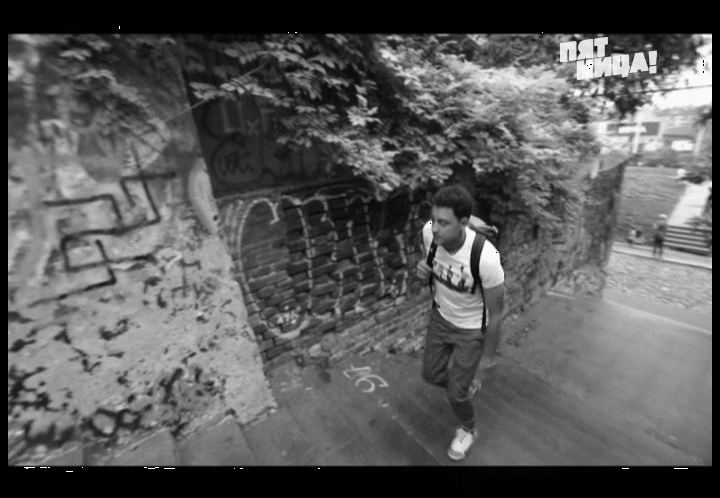
#> input picture 5.jpg, 720 x 498 px, found by its file name
$ python analysis.py lena.tif 5.jpg
#> lines starting #> are read from the running program, lines starting #| are printed output that depends on the picture; long printed decimals are rounded
#! /usr/bin/python3

from PIL import Image, ImageDraw, ImageFont
import numpy as np
import random
import matplotlib.pyplot as plot
import math
import os, sys

# CONSTANTS
WH_LVL = 200
BL_LVL = 50

WH_DIFF = 4
GR_DIFF = 2
NOISY_DIFF = 20
NOISE_LVL = 0.9
NOISE_LVL2 = 0.3
L_DIFF = 5/8.
H_DIFF = 8/8.

# # # # # # # # # # # # # # # # # # # # # # # # # # # # # # # # # # # # # #
#
# Functions
#
def plot_noise(noise, result_path, pic):
    fig = plot.figure(frameon=False)
    x = np.arange(0, len(noise[0]), 1)
    y = np.arange(0, len(noise), 1)
    x,y = np.meshgrid(x,y)
    z = np.array(noise)
    im1 = plot.imshow(z, label='Block noise level', interpolation="nearest")
    plot.xlabel('width')
    plot.ylabel('height')
    plot.colorbar(label='Noise level, %')
    plot.savefig(str(os.path.join(result_path, pic + "_plot_noise.png")))

def plot_diff(diff, result_path, pic):
    fig = plot.figure(frameon=False)
    x = np.arange(0, len(diff[0]), 1)
    y = np.arange(0, len(diff), 1)
    x,y = np.meshgrid(x,y)
    z = np.array(diff)
    im1 = plot.imshow(z, label='Block borders difference level', interpolation="nearest")
    plot.xlabel('width')
    plot.ylabel('height')
    plot.colorbar(label='Difference level, %')
    plot.savefig(str(os.path.join(result_path, pic + "_plot_diff.png")))

def grade(N):
    if N < 3:
        return 'Excellent'
    elif N < 20:
        return 'Acceptable'
    else:
        return 'Bad'
#
#
# # # # # # # # # # # # # # # # # # # # # # # # # # # # # # # # # # # # # #

# # # # # # # # # # # # # # # # # # # # # # # # # # # # # # # # # # # # # #
#
# Operators and test sequences
#
laplasian = [1, -2, 1, -2, 4, -2, 1, -2, 1]
laplasian_2 = [-1, -1, -1, -1, 8, -1, -1, -1, -1]
laplasian_3 = [0. -1, 0, -1, 4, -1, 0, -1, 0]
block_noisy = [0, 255]*32
block_smooth = [100, 120, 130, 140, 150, 160, 170, 180]*8
block_simple = [250]*64
block_random = [random.randint(0, 255) for i in range(64)]
#
#
# # # # # # # # # # # # # # # # # # # # # # # # # # # # # # # # # # # # # #

# # # # # # # # # # # # # # # # # # # # # # # # # # # # # # # # # # # # # #
#
# Classic blockiness detection algorithm implementation
#
def old_alg(x):
    Shb = .0
    Shnb = .0
    length = len(x)
    i = 4
    while i < length:
        sub = x[i-1] - x[i] if x[i-1] > x[i] else x[i] - x[i-1]
        subNext = x[i+1] - x[i] if x[i+1] > x[i] else x[i] - x[i+1]
        subPrev = x[i-2] - x[i-1] if x[i-2] > x[i-1] else x[i-1] - x[i-2]
        sumn = (1.0*subNext) + subPrev
        if (sumn == .0):
            sumn = 1.
        else:
            sumn = sumn / 2.0
        if ((i%8) != 0):
            Shnb += (1.0*sub)/sumn
        else:
            Shb += (1.0*sub)/sumn
        i += 4
    return Shb/Shnb
#
#
# # # # # # # # # # # # # # # # # # # # # # # # # # # # # # # # # # # # # #

# # # # # # # # # # # # # # # # # # # # # # # # # # # # # # # # # # # # # #
#
# Plain new blockiness detection algorithm implementation
#
# Based on comparison of the average luminence values and noises of
# the blocks
#
# [64 lines left out: functions different_p, block_blob_alg, not called in this run]
#
#
# # # # # # # # # # # # # # # # # # # # # # # # # # # # # # # # # # # # # #

# # # # # # # # # # # # # # # # # # # # # # # # # # # # # # # # # # # # # #
#
# Another new blockiness detection algorithm implementation
#
# Based on comparison of the border luminence values and noises of
# the blocks
#
def border_diff_alg(pic, width, height):
    w_blocks = int(width / 8)
    h_blocks = math.ceil(height / 8)
    length = len(pic)
    # noise, right_diff, down_diff, right_diff_high, down_diff_high
    block_matrix = [[0.0, 0.0, 0.0, 0.0, 0.0] for x in range(w_blocks*h_blocks)]

    for y in range(height-2):
        for x in range(width-2):
            b_index = int(x / 8) + int(y / 8)*w_blocks
            cur = int(pic[x + y*width])
            if ((x+1) % 8 != 0) and ((y+1) % 8 != 0):
                right = int(pic[(x+1) + y*width])
                down = int(pic[x + (y+1)*width])
                if (cur < WH_LVL) or (cur > BL_LVL):
                    diff = WH_DIFF
                else:
                    diff = GR_DIFF
                if (abs(cur - right) >= diff):
                    block_matrix[b_index][0] += 1
                if (abs(cur - down) >= diff):
                    block_matrix[b_index][0] += 1
            else:
                right_diff = 0.0
                down_diff = 0.0
                right = int(pic[(x+1) + y*width])
                down = int(pic[x + (y+1)*width])
                if (cur < WH_LVL) or (cur > BL_LVL):
                    diff = WH_DIFF
                else:
                    diff = GR_DIFF
                if ((x+1) % 8 == 0):
                    right_diff = abs(right - cur)
                if ((y+1) % 8 == 0):
                    down_diff = abs(down - cur)
                if right_diff >= diff:
                    block_matrix[b_index][1] += 1
                if down_diff >= diff:
                    block_matrix[b_index][2] += 1
                if right_diff >= 45:
                    block_matrix[b_index][3] += 1
                if down_diff >= 45:
                    block_matrix[b_index][4] += 1
    # normalising matrix
    block_matrix = list(map(lambda lst: [1.0 - (lst[0] / (7.0*8.0*2.0)),
                                         lst[1]/8.0,
                                         lst[2]/8.0,
                                         lst[3]/8.0,
                                         lst[4]/8.0],
                            block_matrix))
    return (block_matrix, w_blocks, h_blocks)
    # [14 lines of commented-out code are left out]

def main(path, pics):
#> called with path = 'lena.tif'
    for pic in pics:
        result_path = os.path.join(path, "results")
        img = Image.open(str(os.path.join(path, pic))).convert("YCbCr")
#> img: PIL image 720x498 YCbCr; mean of channels 0, 1, 2 91, 128, 128
        img.convert("L").save(str(os.path.join(result_path, pic + "_Y.bmp")), "BMP")
        arr = np.array(img)
        Y = arr[:,:,0]
        height = len(Y)
#> height = 498
        width = len(Y[0])
#> width = 720
        Y = np.concatenate(Y)
        result_old = old_alg(Y)
#> in old_alg, `length = len(x)`: length = 358560
#> the loop in old_alg, `while i < length:` made 89639 passes
#> i on passes 1 to 12: 8, 12, 16, 20, 24, 28, 32, 36, 40, 44, 48, 52
#> after the loop in old_alg, `while i < length:`: Shb = 149685; Shnb = 49145.1; i = 358560
#> result_old = 3.05

        #result, wb, hb = block_blob_alg(Y, width, height)
        result, wb, hb = border_diff_alg(Y, width, height)
#> in border_diff_alg, `w_blocks = int(width / 8)`: w_blocks = 90
#> in border_diff_alg, `h_blocks = math.ceil(height / 8)`: h_blocks = 63
#> in border_diff_alg, `length = len(pic)`: length = 358560
#> in border_diff_alg, `block_matrix = list(map(lambda lst: [1.0 - (lst[0] / (7.0*8.0*2.0)), l..`: block_matrix = 5670 items, first 6: [1, 0, 0, 0, 0], [1, 0, 0, 0, 0], [1, 0, 0, 0, 0], [1, 0, 0, 0, 0], [1, 0, 0, 0, 0], [1, 0, 0, 0, 0]
#> result has the same summary as block_matrix in border_diff_alg; wb = 90; hb = 63

        i = 0+wb
#> i = 90
        counter = 0
        while i < len(result)-wb:
            cur_noise = result[i][0]
            noises = [result[i-1][0], result[i+1][0], result[i-wb][0], result[i+wb][0]]
            flats = list(map(lambda x: (x > NOISE_LVL) or (cur_noise > NOISE_LVL), noises))
            noised = list(map(lambda x: (x > NOISE_LVL2) or (cur_noise > NOISE_LVL2), noises))
            borders = [result[i][1], result[i][2], result[i-1][1], result[i - wb][2]]
            borders_high = [result[i][3], result[i][4], result[i-1][3], result[i - wb][4]]
            tmp_results = list(zip(flats, noised, borders, borders_high))
            if len(list(filter(lambda x: (x[0] and (x[2] >= L_DIFF)), tmp_results))) >= 2: #or
            #if len(list(filter(lambda x: (x[0] and (x[2] >= L_DIFF)) or (x[1] and (x[3] >= H_DIFF)), tmp_results))) >= 2: #or
                x = int(i % wb)*8
                y = int(i / wb)*8
                draw = ImageDraw.Draw(img)
                draw.rectangle([x, y, x+8, y+8], fill=None, outline=0xffffff)
                del draw
                counter += 1
            i += 1
#> img: PIL image 720x498 YCbCr; mean of channels 0, 1, 2 91.3, 128.2, 128.2

        draw = ImageDraw.Draw(img)
        draw.rectangle([(0, 0), (170, 16)], fill=(255,128,128), outline=None)
        fnt = ImageFont.truetype('Pillow/Tests/fonts/FreeMono.ttf', 12)

        blck_perc = (100.0*counter) / ((wb-2)*(hb-2))
        text = "visible blocks: " + ('%.2f%%' % blck_perc)
        draw.text((0, 0), text, font=fnt, fill=(0,128,128))
        del draw
        if not (os.path.exists(result_path)):
            os.mkdir(result_path)
        img.convert("RGB").save(str(os.path.join(result_path, pic + "_result.bmp")), "BMP")
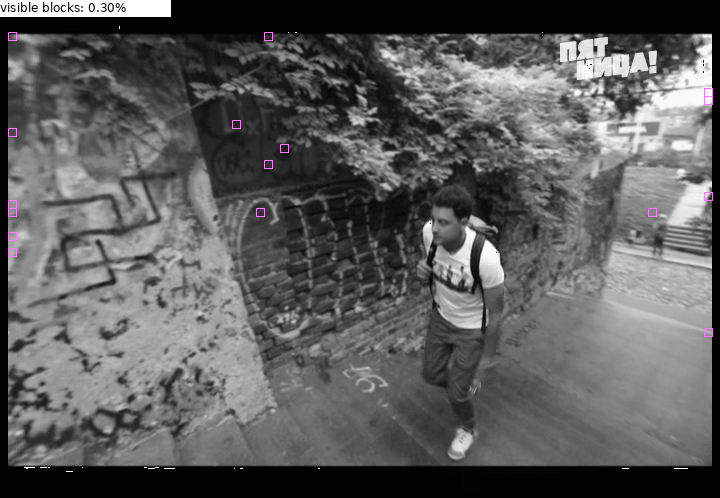
#> saved as 5.jpg_result.bmp: PIL image 720x498 RGB; mean R, G, B 93.1, 92.9, 93.1
#> img: PIL image 720x498 YCbCr; mean of channels 0, 1, 2 93.1, 128.2, 128.2
        # plotting the result
        i = 0
        noise_matrix = []
        diff_matrix = []
        while i < len(result)/wb:
            j = 0
            tmp_noise = []
            tmp_diff = []
            while j < wb:
                up_diff = 0
                down_diff = result[i*wb + j][2]
                left_diff = 0
                right_diff = result[i*wb + j][1]
                if i > 1:
                    up_diff = result[(i-1)*wb + j][2]
                if j > 1:
                    left_diff = result[i*wb + j - 1][1]
                borders = [up_diff, down_diff, left_diff, right_diff]
                tmp_noise.append((1.0 - result[i*wb + j][0])*100)
                tmp_diff.append(sum(borders))
                j += 1
            noise_matrix.append(tmp_noise)
            diff_matrix.append(tmp_diff)
            i += 1
#> this loop made 63 passes
        # noise:
        plot_noise(noise_matrix, result_path, pic)
#> in plot_noise, `z = np.array(noise)`:
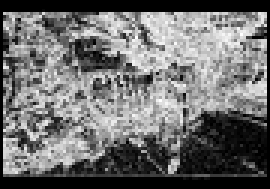
#> z: shape (63, 90) float64 (shown 3 times larger); min 0, max 83.04, mean 36; drawn with min black and max white
#> in plot_noise, `plot.savefig(str(os.path.join(result_path, pic + "_plot_noise.png")))`:
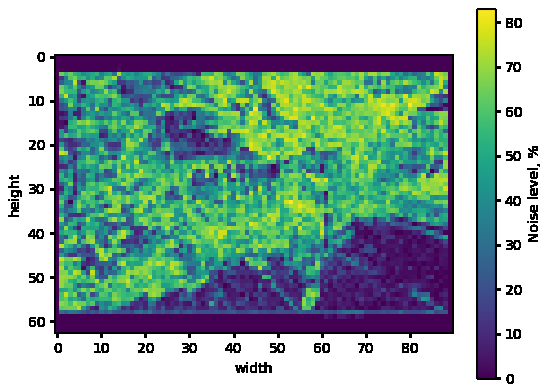
#> figure drawn by matplotlib, 2 panels
        # difference
        plot_diff(diff_matrix, result_path, pic)
#> in plot_diff, `z = np.array(diff)`:
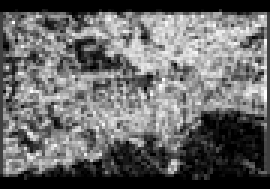
#> z: shape (63, 90) float64 (shown 3 times larger); min 0, max 4, mean 1.64; drawn with min black and max white
#> in plot_diff, `plot.savefig(str(os.path.join(result_path, pic + "_plot_diff.png")))`:
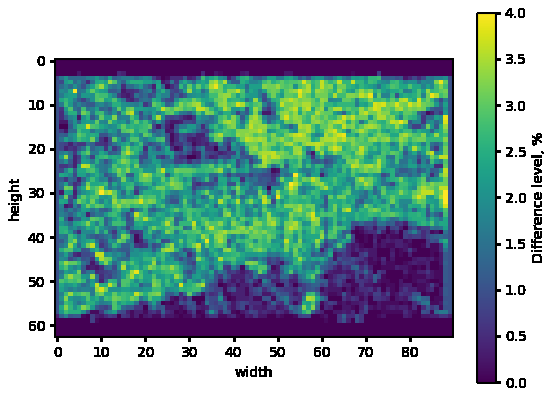
#> figure drawn by matplotlib, 2 panels

        percent = (100.0*counter) / ((wb-2)*(hb-2))

        print(pic + "\told_alg: " + str(result_old) + "\tnew_alg: " + str(percent) + "% "+ grade(percent))
#| 5.jpg	old_alg: 3.046	new_alg: 0.2981% Excellent


if __name__ == "__main__":
    args = sys.argv
    if (len(args) < 3):
        print("Usage: " + args[0] + " /path/to/folder picture.ext picture2.ext pictureN.ext")
        exit(1)
    main(args[1], args[2:])
